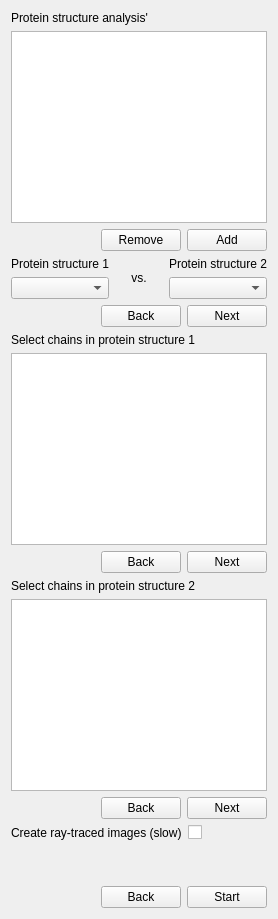
                <widget class="QWidget" name="tab_2">
                 <attribute name="title">
                  <string>Analysis</string>
                 </attribute>
                 <layout class="QVBoxLayout" name="verticalLayout_114">
                  <item>
                   <layout class="QVBoxLayout" name="verticalLayout_113">
                    <item>
                     <widget class="QLabel" name="lbl_pred_analysis_mono_overview">
                      <property name="text">
                       <string>Protein structure analysis'</string>
                      </property>
                     </widget>
                    </item>
                    <item>
                     <widget class="QListWidget" name="list_pred_analysis_mono_overview">
                      <property name="sizePolicy">
                       <sizepolicy hsizetype="Expanding" vsizetype="Expanding">
                        <horstretch>0</horstretch>
                        <verstretch>0</verstretch>
                       </sizepolicy>
                      </property>
                      <property name="minimumSize">
                       <size>
                        <width>0</width>
                        <height>0</height>
                       </size>
                      </property>
                      <property name="maximumSize">
                       <size>
                        <width>16777215</width>
                        <height>16777215</height>
                       </size>
                      </property>
                     </widget>
                    </item>
                    <item>
                     <layout class="QHBoxLayout" name="horizontalLayout_98">
                      <item>
                       <spacer name="horizontalSpacer_76">
                        <property name="orientation">
                         <enum>Qt::Horizontal</enum>
                        </property>
                        <property name="sizeHint" stdset="0">
                         <size>
                          <width>40</width>
                          <height>20</height>
                         </size>
                        </property>
                       </spacer>
                      </item>
                      <item>
                       <widget class="QPushButton" name="btn_pred_analysis_mono_remove">
                        <property name="text">
                         <string>Remove</string>
                        </property>
                       </widget>
                      </item>
                      <item>
                       <widget class="QPushButton" name="btn_pred_analysis_mono_add">
                        <property name="text">
                         <string>Add</string>
                        </property>
                       </widget>
                      </item>
                     </layout>
                    </item>
                   </layout>
                  </item>
                  <item>
                   <layout class="QHBoxLayout" name="horizontalLayout_94">
                    <item>
                     <layout class="QVBoxLayout" name="verticalLayout_111">
                      <item>
                       <widget class="QLabel" name="lbl_pred_analysis_mono_prot_struct_1">
                        <property name="text">
                         <string>Protein structure 1</string>
                        </property>
                        <property name="alignment">
                         <set>Qt::AlignCenter</set>
                        </property>
                       </widget>
                      </item>
                      <item>
                       <widget class="QComboBox" name="box_pred_analysis_mono_prot_struct_1"/>
                      </item>
                     </layout>
                    </item>
                    <item>
                     <widget class="QLabel" name="lbl_analysis_batch_vs_2">
                      <property name="text">
                       <string>vs.</string>
                      </property>
                      <property name="alignment">
                       <set>Qt::AlignCenter</set>
                      </property>
                     </widget>
                    </item>
                    <item>
                     <layout class="QVBoxLayout" name="verticalLayout_112">
                      <item>
                       <widget class="QLabel" name="lbl_pred_analysis_mono_prot_struct_2">
                        <property name="text">
                         <string>Protein structure 2</string>
                        </property>
                        <property name="alignment">
                         <set>Qt::AlignCenter</set>
                        </property>
                       </widget>
                      </item>
                      <item>
                       <widget class="QComboBox" name="box_pred_analysis_mono_prot_struct_2"/>
                      </item>
                     </layout>
                    </item>
                   </layout>
                  </item>
                  <item>
                   <layout class="QHBoxLayout" name="horizontalLayout_97">
                    <item>
                     <spacer name="horizontalSpacer_75">
                      <property name="orientation">
                       <enum>Qt::Horizontal</enum>
                      </property>
                      <property name="sizeHint" stdset="0">
                       <size>
                        <width>40</width>
                        <height>20</height>
                       </size>
                      </property>
                     </spacer>
                    </item>
                    <item>
                     <widget class="QPushButton" name="btn_pred_analysis_mono_back_3">
                      <property name="text">
                       <string>Back</string>
                      </property>
                     </widget>
                    </item>
                    <item>
                     <widget class="QPushButton" name="btn_pred_analysis_mono_next_2">
                      <property name="text">
                       <string>Next</string>
                      </property>
                     </widget>
                    </item>
                   </layout>
                  </item>
                  <item>
                   <layout class="QVBoxLayout" name="verticalLayout_110">
                    <item>
                     <widget class="QLabel" name="lbl_pred_analysis_mono_ref_chains">
                      <property name="text">
                       <string>Select chains in protein structure 1</string>
                      </property>
                     </widget>
                    </item>
                    <item>
                     <widget class="QListWidget" name="list_pred_analysis_mono_ref_chains">
                      <property name="minimumSize">
                       <size>
                        <width>0</width>
                        <height>0</height>
                       </size>
                      </property>
                      <property name="maximumSize">
                       <size>
                        <width>16777215</width>
                        <height>16777215</height>
                       </size>
                      </property>
                     </widget>
                    </item>
                   </layout>
                  </item>
                  <item>
                   <layout class="QHBoxLayout" name="horizontalLayout_96">
                    <item>
                     <spacer name="horizontalSpacer_74">
                      <property name="orientation">
                       <enum>Qt::Horizontal</enum>
                      </property>
                      <property name="sizeHint" stdset="0">
                       <size>
                        <width>40</width>
                        <height>20</height>
                       </size>
                      </property>
                     </spacer>
                    </item>
                    <item>
                     <widget class="QPushButton" name="btn_pred_analysis_mono_back_4">
                      <property name="text">
                       <string>Back</string>
                      </property>
                     </widget>
                    </item>
                    <item>
                     <widget class="QPushButton" name="btn_pred_analysis_mono_next_3">
                      <property name="text">
                       <string>Next</string>
                      </property>
                     </widget>
                    </item>
                   </layout>
                  </item>
                  <item>
                   <layout class="QVBoxLayout" name="verticalLayout_109">
                    <item>
                     <widget class="QLabel" name="lbl_pred_analysis_mono_model_chains">
                      <property name="text">
                       <string>Select chains in protein structure 2</string>
                      </property>
                     </widget>
                    </item>
                    <item>
                     <widget class="QListWidget" name="list_pred_analysis_mono_model_chains">
                      <property name="minimumSize">
                       <size>
                        <width>0</width>
                        <height>0</height>
                       </size>
                      </property>
                      <property name="maximumSize">
                       <size>
                        <width>16777215</width>
                        <height>16777215</height>
                       </size>
                      </property>
                     </widget>
                    </item>
                   </layout>
                  </item>
                  <item>
                   <layout class="QHBoxLayout" name="horizontalLayout_92">
                    <item>
                     <spacer name="horizontalSpacer_72">
                      <property name="orientation">
                       <enum>Qt::Horizontal</enum>
                      </property>
                      <property name="sizeHint" stdset="0">
                       <size>
                        <width>40</width>
                        <height>20</height>
                       </size>
                      </property>
                     </spacer>
                    </item>
                    <item>
                     <widget class="QPushButton" name="btn_pred_analysis_mono_back_5">
                      <property name="text">
                       <string>Back</string>
                      </property>
                     </widget>
                    </item>
                    <item>
                     <widget class="QPushButton" name="btn_pred_analysis_mono_next_4">
                      <property name="text">
                       <string>Next</string>
                      </property>
                     </widget>
                    </item>
                   </layout>
                  </item>
                  <item>
                   <layout class="QHBoxLayout" name="horizontalLayout_95">
                    <item>
                     <widget class="QLabel" name="lbl_pred_analysis_mono_images">
                      <property name="text">
                       <string>Create ray-traced images (slow)</string>
                      </property>
                     </widget>
                    </item>
                    <item>
                     <widget class="QCheckBox" name="cb_pred_analysis_mono_images">
                      <property name="text">
                       <string/>
                      </property>
                     </widget>
                    </item>
                   </layout>
                  </item>
                  <item>
                   <spacer name="verticalSpacer_18">
                    <property name="orientation">
                     <enum>Qt::Vertical</enum>
                    </property>
                    <property name="sizeType">
                     <enum>QSizePolicy::MinimumExpanding</enum>
                    </property>
                    <property name="sizeHint" stdset="0">
                     <size>
                      <width>20</width>
                      <height>40</height>
                     </size>
                    </property>
                   </spacer>
                  </item>
                  <item>
                   <layout class="QHBoxLayout" name="horizontalLayout_93">
                    <item>
                     <spacer name="horizontalSpacer_73">
                      <property name="orientation">
                       <enum>Qt::Horizontal</enum>
                      </property>
                      <property name="sizeHint" stdset="0">
                       <size>
                        <width>40</width>
                        <height>20</height>
                       </size>
                      </property>
                     </spacer>
                    </item>
                    <item>
                     <widget class="QPushButton" name="btn_pred_analysis_mono_back_pred_setup">
                      <property name="text">
                       <string>Back</string>
                      </property>
                     </widget>
                    </item>
                    <item>
                     <widget class="QPushButton" name="btn_pred_analysis_mono_start">
                      <property name="text">
                       <string>Start</string>
                      </property>
                     </widget>
                    </item>
                   </layout>
                  </item>
                 </layout>
                </widget>
